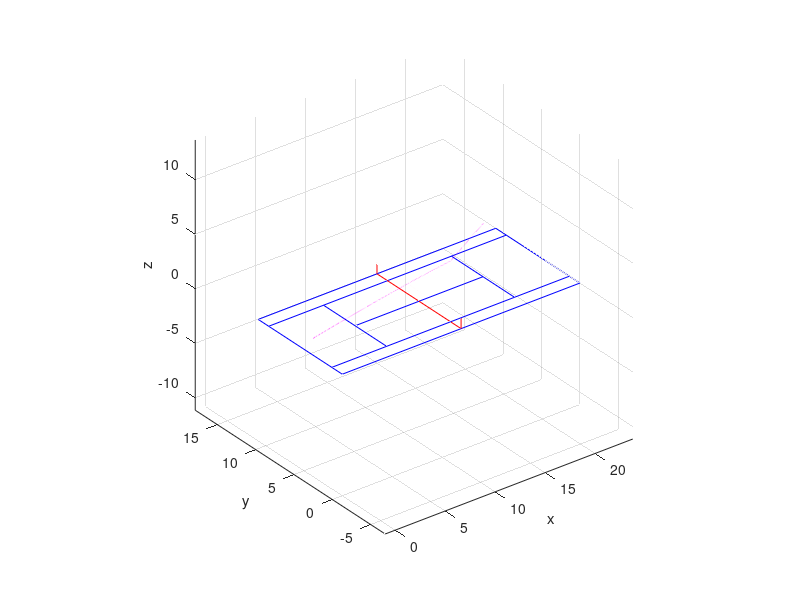

Reproduce this figure in MATLAB.
clear all;
height=1; % max height of the net 
g=9.81;
Cd=0.65;
m=0.058;
ro=1.2;
d=0.065;
f=40;
v0=60;
alfa=pi/2+pi/42
beta=pi/10
% v0=13;
% alfa=pi/6+pi/7
% beta=pi/10
x(1)=-1;
y(1)=2.5;
z(1)=2.5;
time(1)=0;
Vx(1)=v0*sin(alfa);
Vy(1)=v0*sin(beta)*sin(alfa);
Vz(1)=v0*cos(alfa);

i=1;
c=10.e-3;
h=0.001; %step

%net function (parabolic)
M=[10.97^2 10.97 1; (10.97/2)^2 10.97/2 1; 0 0 1];
N=[height; 0.914; height];
coefficients=linsolve(M,N);
net_height=@(y) coefficients(1)*y.^2+coefficients(2)*y+coefficients(3);

%drift 
Fdx=@(Vx,Vy,Vz) Cd*ro*pi*(d^2/8)*sqrt(Vx^2+Vy^2+Vz^2)*(-Vx);
Fdy=@(Vx,Vy,Vz) Cd*ro*pi*(d^2/8)*sqrt(Vx^2+Vy^2+Vz^2)*(-Vy);
Fdz=@(Vx,Vy,Vz) Cd*ro*pi*(d^2/8)*sqrt(Vx^2+Vy^2+Vz^2)*(-Vz);

%magnus effect
Ix=1; 
Iy=1;
Iz=1;
Cm=@(Vx,Vy,Vz) 1/(2+0.98*sqrt(Vx^2+Vy^2+Vz^2)/(pi*d*f));
Fmx=@(Vx,Vy,Vz) Cm(Vx,Vy,Vz)*ro*pi*(d^2/8)*((Vx^2+Vy^2+Vz^2)*(Iy*Vz-Iz*Vy))/sqrt((Iy*Vz-Iz*Vy)^2+(-Ix*Vz+Iz*Vx)^2+(Ix*Vy-Iy*Vx)^2);
Fmy=@(Vx,Vy,Vz) Cm(Vx,Vy,Vz)*ro*pi*(d^2/8)*((Vx^2+Vy^2+Vz^2)*(-Ix*Vz+Iz*Vx))/sqrt((Iy*Vz-Iz*Vy)^2+(-Ix*Vz+Iz*Vx)^2+(Ix*Vy-Iy*Vx)^2);
Fmz=@(Vx,Vy,Vz) Cm(Vx,Vy,Vz)*ro*pi*(d^2/8)*((Vx^2+Vy^2+Vz^2)*(Ix*Vy-Iy*Vx))/sqrt((Iy*Vz-Iz*Vy)^2+(-Ix*Vz+Iz*Vx)^2+(Ix*Vy-Iy*Vx)^2);


%equations with all forces applied 
f1=@(time,x,y,z,Vx,Vy,Vz)  Vx; % define x
f2=@(time,x,y,z,Vx,Vy, Vz) Vy; % define y
f3=@(time,x,y,z,Vx,Vy, Vz) Vz; % define z
L1=@(time,x,y,z,Vx,Vy, Vz) Fdx(Vx, Vy, Vz)/m+Fmx(Vx, Vy, Vz)/m; % define Vx
L2=@(time,x,y,z,Vx,Vy, Vz) Fdy(Vx, Vy, Vz)/m+Fmy(Vx, Vy, Vz)/m; % define Vy
L3=@(time,x,y,z,Vx,Vy, Vz) Fdz(Vx, Vy, Vz)/m+Fmz(Vx, Vy, Vz)/m-g; % define Vz

while x(i)<=23.78 && y(i)>0 && y(i)<10.97 && z(i)>=0 
    index=i;
    a=i;
    b=i+1;
    quit=0;
    quitRK = 0;
    for i=a:b % RK method 4
        if x(i)>=23.78 || y(i)<0 || y(i)>10.97 || z(i)<0 
            quitRK = 1;
            break
        end
        time(i+1)=time(i)+h;
        
        k11=x(i);
        k12=y(i);
        k13=z(i);
        k14=Vx(i);
        k15=Vy(i);
        k16=Vz(i);
        
        k21=x(i)+(h/2)*f1(time(i),k11,k12,k13,k14,k15,k16);
        k22=y(i)+(h/2)*f2(time(i),k11,k12,k13,k14,k15,k16);
        k23=z(i)+(h/2)*f3(time(i),k11,k12,k13,k14,k15,k16);
        k24=Vx(i)+(h/2)*L1(time(i),k11,k12,k13,k14,k15,k16);
        k25=Vy(i)+(h/2)*L2(time(i),k11,k12,k13,k14,k15,k16);
        k26=Vz(i)+(h/2)*L3(time(i),k11,k12,k13,k14,k15,k16);
        
        k31=x(i)+(h/2)*f1(time(i)+(h/2),k21,k22,k23,k24,k25,k26);
        k32=y(i)+(h/2)*f2(time(i)+(h/2),k21,k22,k23,k24,k25,k26);
        k33=z(i)+(h/2)*f3(time(i)+(h/2),k21,k22,k23,k24,k25,k26);
        k34=Vx(i)+(h/2)*L1(time(i)+(h/2),k21,k22,k23,k24,k25,k26);
        k35=Vy(i)+(h/2)*L2(time(i)+(h/2),k21,k22,k23,k24,k25,k26);
        k36=Vz(i)+(h/2)*L3(time(i)+(h/2),k21,k22,k23,k24,k25,k26);
        
        k41=x(i)+h*f1(time(i)+(h/2),k31,k32,k33,k34,k35,k36);
        k42=y(i)+h*f2(time(i)+(h/2),k31,k32,k33,k34,k35,k36);
        k43=z(i)+h*f3(time(i)+(h/2),k31,k32,k33,k34,k35,k36);
        k44=Vx(i)+h*L1(time(i)+(h/2),k31,k32,k33,k34,k35,k36);
        k45=Vy(i)+h*L2(time(i)+(h/2),k31,k32,k33,k34,k35,k36);
        k46=Vz(i)+h*L3(time(i)+(h/2),k31,k32,k33,k34,k35,k36);
        
        x(i+1)=x(i)+(h/6)*(f1(time(i),k11,k12,k13,k14,k15,k16)+2*f1(time(i)+(h/2),k21,k22,k23,k24,k25,k26)+2*f1(time(i)+(h/2),k31,k32,k33,k34,k35,k36)+f1(time(i)+h,k41,k42,k43,k44,k45,k46));
        y(i+1)=y(i)+(h/6)*(f2(time(i),k11,k12,k13,k14,k15,k16)+2*f2(time(i)+(h/2),k21,k22,k23,k24,k25,k26)+2*f2(time(i)+(h/2),k31,k32,k33,k34,k35,k36)+f2(time(i)+h,k41,k42,k43,k44,k45,k46));
        z(i+1)=z(i)+(h/6)*(f3(time(i),k11,k12,k13,k14,k15,k16)+2*f3(time(i)+(h/2),k21,k22,k23,k24,k25,k26)+2*f3(time(i)+(h/2),k31,k32,k33,k34,k35,k36)+f3(time(i)+h,k41,k42,k43,k44,k45,k46));
        Vx(i+1)=Vx(i)+(h/6)*(L1(time(i),k11,k12,k13,k14,k15,k16)+2*L1(time(i)+(h/2),k21,k22,k23,k24,k25,k26)+2*L1(time(i)+(h/2),k31,k32,k33,k34,k35,k36)+L1(time(i)+h,k41,k42,k43,k44,k45,k46));
        Vy(i+1)=Vy(i)+(h/6)*(L2(time(i),k11,k12,k13,k14,k15,k16)+2*L2(time(i)+(h/2),k21,k22,k23,k24,k25,k26)+2*L2(time(i)+(h/2),k31,k32,k33,k34,k35,k36)+L2(time(i)+h,k41,k42,k43,k44,k45,k46));
        Vz(i+1)=Vz(i)+(h/6)*(L3(time(i),k11,k12,k13,k14,k15,k16)+2*L3(time(i)+(h/2),k21,k22,k23,k24,k25,k26)+2*L3(time(i)+(h/2),k31,k32,k33,k34,k35,k36)+L3(time(i)+h,k41,k42,k43,k44,k45,k46));
    
    end
    
    i=index+2;
    
    while z(i)>=0 
        if x(i)>=23.78 || y(i)<0 || y(i)>10.97
            quit = 1;
            break
        end
        
        if x(i)>= 11.89 && x(i-1)<11.89 % checking if the ball can fly above the net
            x_net=11.89;
            y(i)=((x_net-x(i-1))*(y(i)-y(i-1))/(x(i)-x(i-1)))+y(i-1);
            z(i)=((x_net-x(i-1))*(z(i)-z(i-1))/(x(i)-x(i-1)))+z(i-1);
            Vx(i)=((x_net-x(i-1))*(Vx(i)-Vx(i-1))/(x(i)-x(i-1)))+Vx(i-1);
            Vy(i)=((x_net-x(i-1))*(Vy(i)-Vy(i-1))/(x(i)-x(i-1)))+Vy(i-1);
            Vz(i)=(((x_net-x(i-1))*(Vz(i)-Vz(i-1))/(x(i)-x(i-1)))+Vz(i-1));
            x(i)=x_net;
            
            if z(i)<= net_height(y(i))
                quit=1;
                break
            end
        end
        time(i+1)=time(i)+h;
        
        x_star=x(i)+h*f1(time(i),x(i),y(i),z(i),Vx(i),Vy(i),Vz(i));
        y_star=y(i)+h*f2(time(i),x(i),y(i),z(i),Vx(i),Vy(i),Vz(i));
        z_star=z(i)+h*f3(time(i),x(i),y(i),z(i),Vx(i),Vy(i),Vz(i));
        Vx_star=Vx(i)+h*L1(time(i),x(i),y(i),z(i),Vx(i),Vy(i),Vz(i));
        Vy_star=Vy(i)+h*L2(time(i),x(i),y(i),z(i),Vx(i),Vy(i),Vz(i));
        Vz_star=Vz(i)+h*L3(time(i),x(i),y(i),z(i),Vx(i),Vy(i),Vz(i));
        
        x(i+1)=x(i)+(h/24)*(9*f1(time(i+1),x_star,y_star,z_star,Vx_star,Vy_star,Vz_star)+19*f1(time(i),x(i),y(i),z(i),Vx(i),Vy(i),Vz(i))-5*f1(time(i-1),x(i-1),y(i-1),z(i-1),Vx(i-1),Vy(i-1),Vz(i-1))+f1(time(i-2),x(i-2),y(i-2),z(i-2),Vx(i-2),Vy(i-2),Vz(i-2)));
        y(i+1)=y(i)+(h/24)*(9*f2(time(i+1),x_star,y_star,z_star,Vx_star,Vy_star,Vz_star)+19*f2(time(i),x(i),y(i),z(i),Vx(i),Vy(i),Vz(i))-5*f2(time(i-1),x(i-1),y(i-1),z(i-1),Vx(i-1),Vy(i-1),Vz(i-1))+f2(time(i-2),x(i-2),y(i-2),z(i-2),Vx(i-2),Vy(i-2),Vz(i-2)));
        z(i+1)=z(i)+(h/24)*(9*f3(time(i+1),x_star,y_star,z_star,Vx_star,Vy_star,Vz_star)+19*f3(time(i),x(i),y(i),z(i),Vx(i),Vy(i),Vz(i))-5*f3(time(i-1),x(i-1),y(i-1),z(i-1),Vx(i-1),Vy(i-1),Vz(i-1))+f3(time(i-2),x(i-2),y(i-2),z(i-2),Vx(i-2),Vy(i-2),Vz(i-2)));
        Vx(i+1)=Vx(i)+(h/24)*(9*L1(time(i+1),x_star,y_star,z_star,Vx_star,Vy_star,Vz_star)+19*L1(time(i),x(i),y(i),z(i),Vx(i),Vy(i),Vz(i))-5*L1(time(i-1),x(i-1),y(i-1),z(i-1),Vx(i-1),Vy(i-1),Vz(i-1))+L1(time(i-2),x(i-2),y(i-2),z(i-2),Vx(i-2),Vy(i-2),Vz(i-2)));
        Vy(i+1)=Vy(i)+(h/24)*(9*L2(time(i+1),x_star,y_star,z_star,Vx_star,Vy_star,Vz_star)+19*L2(time(i),x(i),y(i),z(i),Vx(i),Vy(i),Vz(i))-5*L2(time(i-1),x(i-1),y(i-1),z(i-1),Vx(i-1),Vy(i-1),Vz(i-1))+L2(time(i-2),x(i-2),y(i-2),z(i-2),Vx(i-2),Vy(i-2),Vz(i-2)));
        Vz(i+1)=Vz(i)+(h/24)*(9*L3(time(i+1),x_star,y_star,z_star,Vx_star,Vy_star,Vz_star)+19*L3(time(i),x(i),y(i),z(i),Vx(i),Vy(i),Vz(i))-5*L3(time(i-1),x(i-1),y(i-1),z(i-1),Vx(i-1),Vy(i-1),Vz(i-1))+L3(time(i-2),x(i-2),y(i-2),z(i-2),Vx(i-2),Vy(i-2),Vz(i-2)));
        
        expression1=abs((x(i+1)-x_star)/x_star);
        expression2=abs((y(i+1)-y_star)/y_star);
        expression3=abs((z(i+1)-z_star)/z_star);
        expression4=abs((Vx(i+1)-Vx_star)/Vx_star);
        expression5=abs((Vy(i+1)-Vy_star)/Vy_star);
        expression6=abs((Vz(i+1)-Vz_star)/Vz_star);
        
        while (expression1>c) || (expression2>c) || (expression3>c) || (expression4>c) || (expression5>c) || (expression6>c)
            x_star=x(i+1);
            y_star=y(i+1);
            z_star=z(i+1);
            Vx_star=Vx(i+1);
            Vy_star=Vy(i+1);
            Vz_star=Vz(i+1);
            
            x(i+1)=x(i)+(h/24)*(9*f1(time(i+1),x_star,y_star,z_star,Vx_star,Vy_star,Vz_star)+19*f1(time(i),x(i),y(i),z(i),Vx(i),Vy(i),Vz(i))-5*f1(time(i-1),x(i-1),y(i-1),z(i-1),Vx(i-1),Vy(i-1),Vz(i-1))+f1(time(i-2),x(i-2),y(i-2),z(i-2),Vx(i-2),Vy(i-2),Vz(i-2)));
            y(i+1)=y(i)+(h/24)*(9*f2(time(i+1),x_star,y_star,z_star,Vx_star,Vy_star,Vz_star)+19*f2(time(i),x(i),y(i),z(i),Vx(i),Vy(i),Vz(i))-5*f2(time(i-1),x(i-1),y(i-1),z(i-1),Vx(i-1),Vy(i-1),Vz(i-1))+f2(time(i-2),x(i-2),y(i-2),z(i-2),Vx(i-2),Vy(i-2),Vz(i-2)));
            z(i+1)=z(i)+(h/24)*(9*f3(time(i+1),x_star,y_star,z_star,Vx_star,Vy_star,Vz_star)+19*f3(time(i),x(i),y(i),z(i),Vx(i),Vy(i),Vz(i))-5*f3(time(i-1),x(i-1),y(i-1),z(i-1),Vx(i-1),Vy(i-1),Vz(i-1))+f3(time(i-2),x(i-2),y(i-2),z(i-2),Vx(i-2),Vy(i-2),Vz(i-2)));
            Vx(i+1)=Vx(i)+(h/24)*(9*L1(time(i+1),x_star,y_star,z_star,Vx_star,Vy_star,Vz_star)+19*L1(time(i),x(i),y(i),z(i),Vx(i),Vy(i),Vz(i))-5*L1(time(i-1),x(i-1),y(i-1),z(i-1),Vx(i-1),Vy(i-1),Vz(i-1))+L1(time(i-2),x(i-2),y(i-2),z(i-2),Vx(i-2),Vy(i-2),Vz(i-2)));
            Vy(i+1)=Vy(i)+(h/24)*(9*L2(time(i+1),x_star,y_star,z_star,Vx_star,Vy_star,Vz_star)+19*L2(time(i),x(i),y(i),z(i),Vx(i),Vy(i),Vz(i))-5*L2(time(i-1),x(i-1),y(i-1),z(i-1),Vx(i-1),Vy(i-1),Vz(i-1))+L2(time(i-2),x(i-2),y(i-2),z(i-2),Vx(i-2),Vy(i-2),Vz(i-2)));
            Vz(i+1)=Vz(i)+(h/24)*(9*L3(time(i+1),x_star,y_star,z_star,Vx_star,Vy_star,Vz_star)+19*L3(time(i),x(i),y(i),z(i),Vx(i),Vy(i),Vz(i))-5*L3(time(i-1),x(i-1),y(i-1),z(i-1),Vx(i-1),Vy(i-1),Vz(i-1))+L3(time(i-2),x(i-2),y(i-2),z(i-2),Vx(i-2),Vy(i-2),Vz(i-2)));
            
            expression1=abs((x(i+1)-x_star)/x_star);
            expression2=abs((y(i+1)-y_star)/y_star);
            expression3=abs((z(i+1)-z_star)/z_star);
            expression4=abs((Vx(i+1)-Vx_star)/Vx_star);
            expression5=abs((Vy(i+1)-Vy_star)/Vy_star);
            expression6=abs((Vz(i+1)-Vz_star)/Vz_star);
        end
        i=i+1;
    end
    
    if quit == 1
        break
    end
    z0=0;
    x(i)=((z0-z(i-1))*(x(i)-x(i-1))/(z(i)-z(i-1)))+x(i-1);
    y(i)=((z0-z(i-1))*(y(i)-y(i-1))/(z(i)-z(i-1)))+y(i-1);
    Vx(i)=((z0-z(i-1))*(Vx(i)-Vx(i-1))/(z(i)-z(i-1)))+Vx(i-1);
    Vy(i)=((z0-z(i-1))*(Vy(i)-Vy(i-1))/(z(i)-z(i-1)))+Vy(i-1);
    Vz(i)=-(((z0-z(i-1))*(Vz(i)-Vz(i-1))/(z(i)-z(i-1)))+Vz(i-1));
    z(i)=z0;
    if quit == 1
        break
    end
end

A1=[0 0 0];
A2=[0 10.97 0];
pts=[A1;A2];
plot3(pts(:,1), pts(:,2), pts(:,3),'b');
hold on;
B1=[0 0 0];
B2=[23.78 0 0];
pts=[B1;B2];
plot3(pts(:,1), pts(:,2), pts(:,3),'b');
hold on;
A11=[23.78 0 0];
A22=[23.78 10.97 0];
pts=[A11;A22];
plot3(pts(:,1), pts(:,2), pts(:,3),'b');
hold on;
B11=[0 10.97 0];
B22=[23.78 10.97 0];
pts=[B11;B22];
plot3(pts(:,1), pts(:,2), pts(:,3),'b');
hold on;
C1=[0 1.37 0];
C2=[23.78 1.37 0];
pts=[C1;C2];
plot3(pts(:,1), pts(:,2), pts(:,3),'b');
hold on;
C11=[0 9.6 0];
C22=[23.78 9.6 0];
pts=[C11;C22];
plot3(pts(:,1), pts(:,2), pts(:,3),'b');
D1=[5.49 1.37 0];
D2=[5.49 9.6 0];
pts=[D1;D2];
plot3(pts(:,1), pts(:,2), pts(:,3),'b');
hold on;
D11=[18.29 1.37 0];
D22=[18.29 9.6 0];
pts=[D11;D22];
plot3(pts(:,1), pts(:,2), pts(:,3),'b');
hold on;
E1=[5.49 5.485 0];
E2=[18.29 5.485 0];
pts=[E1;E2];
plot3(pts(:,1), pts(:,2), pts(:,3),'b');
hold on;
E11=[11.89 0 0];
E22=[11.89 10.97 0];
pts=[E11;E22];
plot3(pts(:,1), pts(:,2), pts(:,3),'r');
hold on;
y_net=0:h:10.97;
x_net=11.89.*ones(length(y_net),1);
plot3(x_net, y_net, net_height(y_net),'r');
hold on;
G1=[11.89 0 0];
G2=[11.89 0 1];
pts=[G1;G2];
plot3(pts(:,1), pts(:,2), pts(:,3),'r');
hold on;
G11=[11.89 10.97 0];
G22=[11.89 10.97 1];
pts=[G11;G22];
plot3(pts(:,1), pts(:,2), pts(:,3),'r');
hold on;


plot3(x,y,z, 'm');
axis equal;
xlabel('x');
ylabel('y');
zlabel('z');
grid on;


